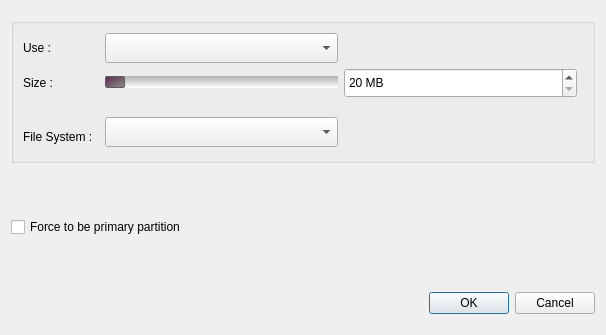
<?xml version="1.0" encoding="UTF-8"?>
<ui version="4.0">
 <class>partitioneditwdiget</class>
 <widget class="QWidget" name="partitioneditwdiget">
  <property name="geometry">
   <rect>
    <x>0</x>
    <y>0</y>
    <width>606</width>
    <height>335</height>
   </rect>
  </property>
  <property name="windowTitle">
   <string/>
  </property>
  <layout class="QVBoxLayout" name="verticalLayout">
   <item>
    <widget class="QGroupBox" name="deviceGroup">
     <property name="sizePolicy">
      <sizepolicy hsizetype="Preferred" vsizetype="Fixed">
       <horstretch>0</horstretch>
       <verstretch>0</verstretch>
      </sizepolicy>
     </property>
     <property name="minimumSize">
      <size>
       <width>580</width>
       <height>0</height>
      </size>
     </property>
     <property name="maximumSize">
      <size>
       <width>16777215</width>
       <height>145</height>
      </size>
     </property>
     <property name="autoFillBackground">
      <bool>false</bool>
     </property>
     <property name="styleSheet">
      <string notr="true"/>
     </property>
     <property name="title">
      <string/>
     </property>
     <layout class="QGridLayout" name="gridLayout">
      <item row="0" column="0">
       <widget class="QLabel" name="label_4">
        <property name="font">
         <font/>
        </property>
        <property name="text">
         <string>Use :</string>
        </property>
       </widget>
      </item>
      <item row="0" column="2">
       <widget class="QComboBox" name="mountpoint">
        <property name="minimumSize">
         <size>
          <width>0</width>
          <height>30</height>
         </size>
        </property>
       </widget>
      </item>
      <item row="0" column="3">
       <spacer name="horizontalSpacer_2">
        <property name="orientation">
         <enum>Qt::Horizontal</enum>
        </property>
        <property name="sizeHint" stdset="0">
         <size>
          <width>233</width>
          <height>24</height>
         </size>
        </property>
       </spacer>
      </item>
      <item row="1" column="0">
       <widget class="QLabel" name="label_5">
        <property name="font">
         <font/>
        </property>
        <property name="text">
         <string>Size :</string>
        </property>
       </widget>
      </item>
      <item row="1" column="3">
       <widget class="QSpinBox" name="partitionSizeCombo">
        <property name="sizePolicy">
         <sizepolicy hsizetype="Preferred" vsizetype="Fixed">
          <horstretch>0</horstretch>
          <verstretch>0</verstretch>
         </sizepolicy>
        </property>
        <property name="minimumSize">
         <size>
          <width>120</width>
          <height>30</height>
         </size>
        </property>
        <property name="suffix">
         <string> MB</string>
        </property>
        <property name="minimum">
         <number>20</number>
        </property>
        <property name="maximum">
         <number>100</number>
        </property>
        <property name="singleStep">
         <number>50</number>
        </property>
        <property name="value">
         <number>20</number>
        </property>
       </widget>
      </item>
      <item row="2" column="1" rowspan="2" colspan="2">
       <widget class="QLabel" name="fileSystem">
        <property name="text">
         <string/>
        </property>
       </widget>
      </item>
      <item row="3" column="2" rowspan="2">
       <widget class="QComboBox" name="fileSystemBox">
        <property name="minimumSize">
         <size>
          <width>0</width>
          <height>30</height>
         </size>
        </property>
       </widget>
      </item>
      <item row="4" column="3">
       <spacer name="horizontalSpacer_3">
        <property name="orientation">
         <enum>Qt::Horizontal</enum>
        </property>
        <property name="sizeHint" stdset="0">
         <size>
          <width>233</width>
          <height>25</height>
         </size>
        </property>
       </spacer>
      </item>
      <item row="4" column="4">
       <widget class="QLabel" name="label_8">
        <property name="sizePolicy">
         <sizepolicy hsizetype="Fixed" vsizetype="Fixed">
          <horstretch>0</horstretch>
          <verstretch>0</verstretch>
         </sizepolicy>
        </property>
        <property name="minimumSize">
         <size>
          <width>0</width>
          <height>28</height>
         </size>
        </property>
        <property name="maximumSize">
         <size>
          <width>0</width>
          <height>16777215</height>
         </size>
        </property>
        <property name="text">
         <string/>
        </property>
       </widget>
      </item>
      <item row="4" column="0">
       <widget class="QLabel" name="label_7">
        <property name="font">
         <font/>
        </property>
        <property name="text">
         <string>File System :</string>
        </property>
       </widget>
      </item>
      <item row="1" column="2">
       <widget class="QSlider" name="partitionSizeSlider">
        <property name="styleSheet">
         <string notr="true">QSlider::groove:horizontal {
                     height: 12px;
                     background: qlineargradient(x1:0, y1:0, x2:0, y2:1, stop:0 #B1B1B1, stop:1 #FFFFFF);
                     margin: 2px 0;
                 }

                 QSlider::handle:horizontal {
                     background: qlineargradient(x1:0, y1:0, x2:1, y2:1, stop:0 #5A2848, stop:1 #8f8f8f);
                     border: 1px solid #5c5c5c;
                     width: 18px;
                     margin: 0 0;
                     border-radius: 2px;
                 }
</string>
        </property>
        <property name="orientation">
         <enum>Qt::Horizontal</enum>
        </property>
       </widget>
      </item>
     </layout>
    </widget>
   </item>
   <item>
    <spacer name="verticalSpacer">
     <property name="orientation">
      <enum>Qt::Vertical</enum>
     </property>
     <property name="sizeType">
      <enum>QSizePolicy::Preferred</enum>
     </property>
     <property name="sizeHint" stdset="0">
      <size>
       <width>20</width>
       <height>41</height>
      </size>
     </property>
    </spacer>
   </item>
   <item>
    <widget class="QCheckBox" name="optionCheck">
     <property name="text">
      <string>Force to be primary partition</string>
     </property>
    </widget>
   </item>
   <item>
    <spacer name="verticalSpacer_2">
     <property name="orientation">
      <enum>Qt::Vertical</enum>
     </property>
     <property name="sizeType">
      <enum>QSizePolicy::Preferred</enum>
     </property>
     <property name="sizeHint" stdset="0">
      <size>
       <width>20</width>
       <height>42</height>
      </size>
     </property>
    </spacer>
   </item>
   <item>
    <layout class="QHBoxLayout" name="horizontalLayout">
     <item>
      <spacer name="horizontalSpacer">
       <property name="orientation">
        <enum>Qt::Horizontal</enum>
       </property>
       <property name="sizeHint" stdset="0">
        <size>
         <width>236</width>
         <height>20</height>
        </size>
       </property>
      </spacer>
     </item>
     <item>
      <widget class="QDialogButtonBox" name="buttonBox">
       <property name="standardButtons">
        <set>QDialogButtonBox::Cancel|QDialogButtonBox::Ok</set>
       </property>
      </widget>
     </item>
    </layout>
   </item>
  </layout>
 </widget>
 <resources/>
 <connections/>
</ui>
